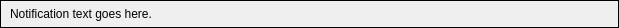
<?xml version="1.0" encoding="UTF-8"?>
<ui version="4.0">
 <class>NotificationBar</class>
 <widget class="QFrame" name="NotificationBar">
  <property name="geometry">
   <rect>
    <x>0</x>
    <y>0</y>
    <width>619</width>
    <height>28</height>
   </rect>
  </property>
  <property name="sizePolicy">
   <sizepolicy hsizetype="Preferred" vsizetype="Fixed">
    <horstretch>0</horstretch>
    <verstretch>0</verstretch>
   </sizepolicy>
  </property>
  <property name="windowTitle">
   <string>NotificationBar</string>
  </property>
  <property name="frameShape">
   <enum>QFrame::Box</enum>
  </property>
  <layout class="QHBoxLayout" name="horizontalLayout">
   <property name="leftMargin">
    <number>9</number>
   </property>
   <property name="topMargin">
    <number>0</number>
   </property>
   <property name="rightMargin">
    <number>9</number>
   </property>
   <property name="bottomMargin">
    <number>0</number>
   </property>
   <item>
    <widget class="QLabel" name="lblText">
     <property name="sizePolicy">
      <sizepolicy hsizetype="Expanding" vsizetype="Preferred">
       <horstretch>0</horstretch>
       <verstretch>0</verstretch>
      </sizepolicy>
     </property>
     <property name="text">
      <string>Notification text goes here.</string>
     </property>
     <property name="wordWrap">
      <bool>true</bool>
     </property>
    </widget>
   </item>
   <item>
    <widget class="QDialogButtonBox" name="btnBox">
     <property name="sizePolicy">
      <sizepolicy hsizetype="Fixed" vsizetype="Fixed">
       <horstretch>0</horstretch>
       <verstretch>0</verstretch>
      </sizepolicy>
     </property>
     <property name="standardButtons">
      <set>QDialogButtonBox::NoButton</set>
     </property>
    </widget>
   </item>
   <item>
    <widget class="QToolButton" name="btnClose">
     <property name="toolTip">
      <string>Close</string>
     </property>
     <property name="icon">
      <iconset resource="Resources.qrc">
       <normaloff>:/ThreeBrooks/notificationClose.svg</normaloff>:/ThreeBrooks/notificationClose.svg</iconset>
     </property>
     <property name="autoRaise">
      <bool>true</bool>
     </property>
    </widget>
   </item>
  </layout>
 </widget>
 <resources>
  <include location="Resources.qrc"/>
 </resources>
 <connections/>
</ui>
